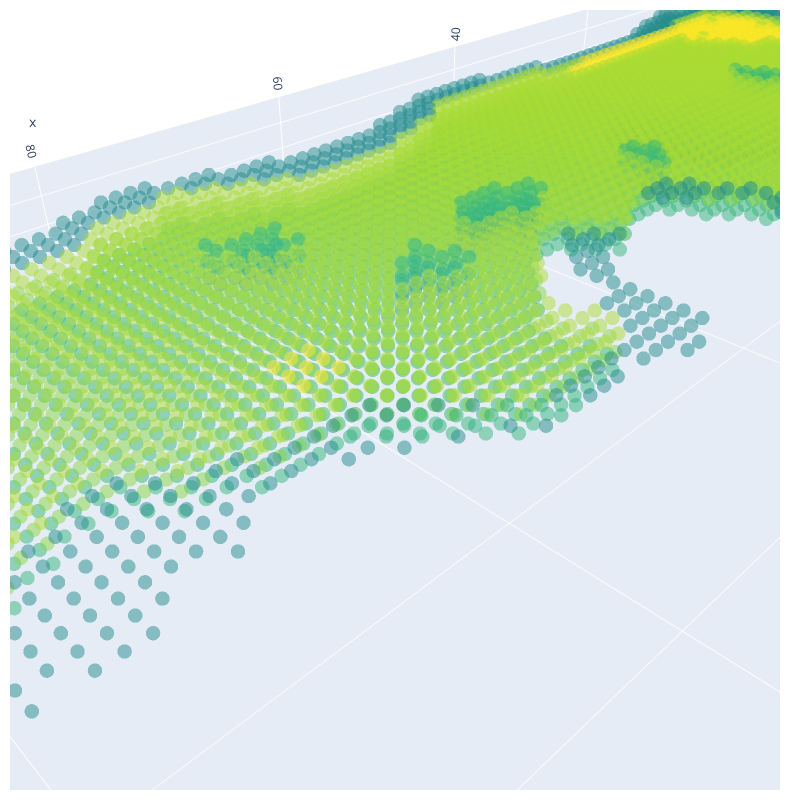

Notebook source saved alongside this figure:
### Code cell
sumBaitedFishesProbNp = np.sum(BaitedFishesProbNp, axis=0)

maxSumProb = sumBaitedFishesProbNp.max()
plotViridis(sumBaitedFishesProbNp, material_np, maxSumProb, 20)

# 打印最大值、除去0之外的最小值，以及最大值、除去0之外的最小值的位置
print(f'最大值为{maxSumProb}')
nonZeroMin = np.min(sumBaitedFishesProbNp[sumBaitedFishesProbNp > 0])
print(f'除去0之外的最小值为{nonZeroMin}')
print(f'最大值的位置为{np.where(sumBaitedFishesProbNp == sumBaitedFishesProbNp.max())}')
print(f'除去0之外的最小值的位置为{np.where(sumBaitedFishesProbNp == nonZeroMin)}')

# 除去0之外的平均值
nonZeroMean = np.mean(sumBaitedFishesProbNp[sumBaitedFishesProbNp > 0])
print(f'除去0之外的平均值为{nonZeroMean}')

import matplotlib.pyplot as pyplt

# 画出除去0之外的值的分布曲线
pyplt.figure(figsize=(10, 6))
pyplt.hist(sumBaitedFishesProbNp[sumBaitedFishesProbNp > 0].flatten(), bins=100)
pyplt.title('Distribution of non-zero values in sumBaitedFishesProbNp')
pyplt.xlabel('Value')
pyplt.ylabel('Count')
pyplt.show()

### Figure 1 — Plotly figure (JSON) as saved in the notebook; plotly's stock layout.template omitted (floating-point values rounded to 4 significant figures; data arrays with more than 128 entries replaced by an {"elided": "..."} marker saying what was removed)
{"data": [{"marker": {"color": {"elided": "9241 float values"}, "colorscale": [[0, "#440154"], [0.1111, "#482878"], [0.2222, "#3e4989"], [0.3333, "#31688e"], [0.4444, "#26828e"], [0.5556, "#1f9e89"], [0.6667, "#35b779"], [0.7778, "#6ece58"], [0.8889, "#b5de2b"], [1, "#fde725"]], "opacity": 0.5, "size": 5}, "mode": "markers", "type": "scatter3d", "x": {"elided": "9241 int values"}, "y": {"elided": "9241 int values"}, "z": {"elided": "9241 int values"}}], "layout": {"height": 800, "margin": {"b": 10, "l": 10, "r": 20, "t": 10}, "scene": {"aspectmode": "manual", "aspectratio": {"x": 7.95, "y": 3.2, "z": 0.25}, "xaxis": {"nticks": 10, "range": [0, 159]}, "yaxis": {"nticks": 10, "range": [0, 64]}, "zaxis": {"nticks": 5, "range": [5, 0]}}, "width": 800}}
